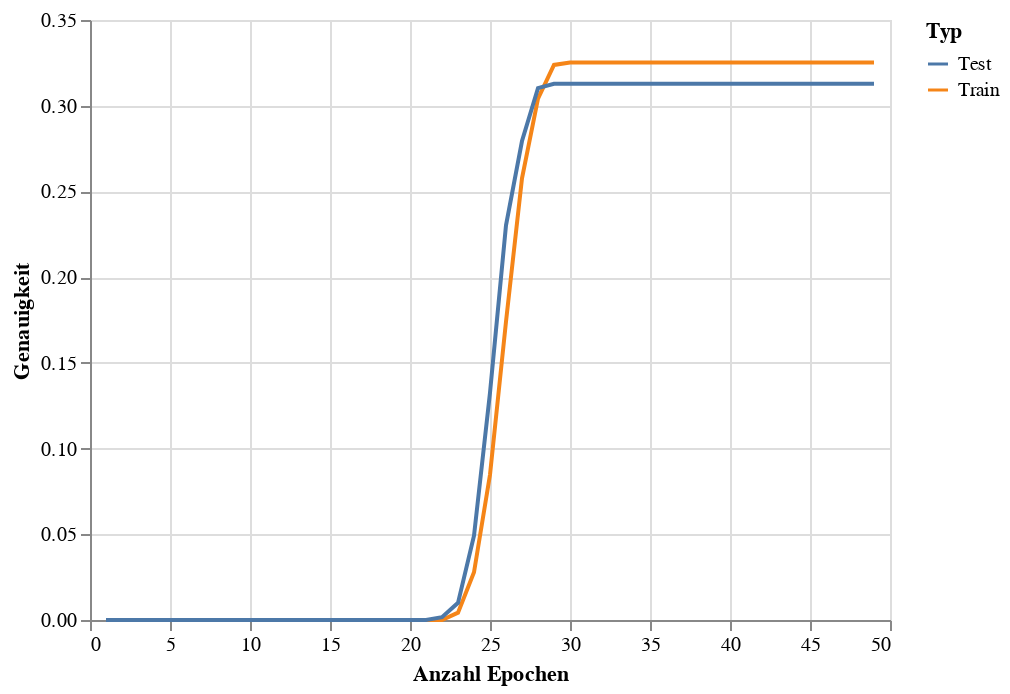

The notebook cell saved with this chart:
### Code cell
train_eval_accuracy_chart = alt.Chart(accuracy_df).mark_line().encode(
    x = alt.X('Epoch',title='Anzahl Epochen'),
    y = alt.Y('Accuracy',title='Genauigkeit'),
    color = alt.Color('Type',title='Typ')
)
train_eval_accuracy_chart

### Figure 1 — Vega-Lite specification as saved in the notebook (floating-point values rounded to 4 significant figures)
{"config": {"view": {"continuousWidth": 400, "continuousHeight": 300}}, "data": {"name": "data-7b894e430d3d0c5cd83947c1f209d113"}, "mark": "line", "encoding": {"color": {"field": "Type", "title": "Typ", "type": "nominal"}, "x": {"field": "Epoch", "title": "Anzahl Epochen", "type": "quantitative"}, "y": {"field": "Accuracy", "title": "Genauigkeit", "type": "quantitative"}}, "$schema": "https://vega.github.io/schema/vega-lite/v4.17.0.json", "datasets": {"data-7b894e430d3d0c5cd83947c1f209d113": [{"Epoch": 1, "Accuracy": 0.0, "Type": "Train"}, {"Epoch": 2, "Accuracy": 0.0, "Type": "Train"}, {"Epoch": 3, "Accuracy": 0.0, "Type": "Train"}, {"Epoch": 4, "Accuracy": 0.0, "Type": "Train"}, {"Epoch": 5, "Accuracy": 0.0, "Type": "Train"}, {"Epoch": 6, "Accuracy": 0.0, "Type": "Train"}, {"Epoch": 7, "Accuracy": 0.0, "Type": "Train"}, {"Epoch": 8, "Accuracy": 0.0, "Type": "Train"}, {"Epoch": 9, "Accuracy": 0.0, "Type": "Train"}, {"Epoch": 10, "Accuracy": 0.0, "Type": "Train"}, {"Epoch": 11, "Accuracy": 0.0, "Type": "Train"}, {"Epoch": 12, "Accuracy": 0.0, "Type": "Train"}, {"Epoch": 13, "Accuracy": 0.0, "Type": "Train"}, {"Epoch": 14, "Accuracy": 0.0, "Type": "Train"}, {"Epoch": 15, "Accuracy": 0.0, "Type": "Train"}, {"Epoch": 16, "Accuracy": 0.0, "Type": "Train"}, {"Epoch": 17, "Accuracy": 0.0, "Type": "Train"}, {"Epoch": 18, "Accuracy": 0.0, "Type": "Train"}, {"Epoch": 19, "Accuracy": 0.0, "Type": "Train"}, {"Epoch": 20, "Accuracy": 0.0, "Type": "Train"}, {"Epoch": 21, "Accuracy": 0.0, "Type": "Train"}, {"Epoch": 22, "Accuracy": 0.0, "Type": "Train"}, {"Epoch": 23, "Accuracy": 0.004289, "Type": "Train"}, {"Epoch": 24, "Accuracy": 0.02788, "Type": "Train"}, {"Epoch": 25, "Accuracy": 0.0847, "Type": "Train"}, {"Epoch": 26, "Accuracy": 0.1741, "Type": "Train"}, {"Epoch": 27, "Accuracy": 0.2577, "Type": "Train"}, {"Epoch": 28, "Accuracy": 0.3041, "Type": "Train"}, {"Epoch": 29, "Accuracy": 0.3238, "Type": "Train"}, {"Epoch": 30, "Accuracy": 0.3252, "Type": "Train"}, {"Epoch": 31, "Accuracy": 0.3252, "Type": "Train"}, {"Epoch": 32, "Accuracy": 0.3252, "Type": "Train"}, {"Epoch": 33, "Accuracy": 0.3252, "Type": "Train"}, {"Epoch": 34, "Accuracy": 0.3252, "Type": "Train"}, {"Epoch": 35, "Accuracy": 0.3252, "Type": "Train"}, {"Epoch": 36, "Accuracy": 0.3252, "Type": "Train"}, {"Epoch": 37, "Accuracy": 0.3252, "Type": "Train"}, {"Epoch": 38, "Accuracy": 0.3252, "Type": "Train"}, {"Epoch": 39, "Accuracy": 0.3252, "Type": "Train"}, {"Epoch": 40, "Accuracy": 0.3252, "Type": "Train"}, {"Epoch": 41, "Accuracy": 0.3252, "Type": "Train"}, {"Epoch": 42, "Accuracy": 0.3252, "Type": "Train"}, {"Epoch": 43, "Accuracy": 0.3252, "Type": "Train"}, {"Epoch": 44, "Accuracy": 0.3252, "Type": "Train"}, {"Epoch": 45, "Accuracy": 0.3252, "Type": "Train"}, {"Epoch": 46, "Accuracy": 0.3252, "Type": "Train"}, {"Epoch": 47, "Accuracy": 0.3252, "Type": "Train"}, {"Epoch": 48, "Accuracy": 0.3252, "Type": "Train"}, {"Epoch": 49, "Accuracy": 0.3252, "Type": "Train"}, {"Epoch": 1, "Accuracy": 0.0, "Type": "Test"}, {"Epoch": 2, "Accuracy": 0.0, "Type": "Test"}, {"Epoch": 3, "Accuracy": 0.0, "Type": "Test"}, {"Epoch": 4, "Accuracy": 0.0, "Type": "Test"}, {"Epoch": 5, "Accuracy": 0.0, "Type": "Test"}, {"Epoch": 6, "Accuracy": 0.0, "Type": "Test"}, {"Epoch": 7, "Accuracy": 0.0, "Type": "Test"}, {"Epoch": 8, "Accuracy": 0.0, "Type": "Test"}, {"Epoch": 9, "Accuracy": 0.0, "Type": "Test"}, {"Epoch": 10, "Accuracy": 0.0, "Type": "Test"}, {"Epoch": 11, "Accuracy": 0.0, "Type": "Test"}, {"Epoch": 12, "Accuracy": 0.0, "Type": "Test"}, {"Epoch": 13, "Accuracy": 0.0, "Type": "Test"}, {"Epoch": 14, "Accuracy": 0.0, "Type": "Test"}, {"Epoch": 15, "Accuracy": 0.0, "Type": "Test"}, {"Epoch": 16, "Accuracy": 0.0, "Type": "Test"}, {"Epoch": 17, "Accuracy": 0.0, "Type": "Test"}, {"Epoch": 18, "Accuracy": 0.0, "Type": "Test"}, {"Epoch": 19, "Accuracy": 0.0, "Type": "Test"}, {"Epoch": 20, "Accuracy": 0.0, "Type": "Test"}, {"Epoch": 21, "Accuracy": 0.0, "Type": "Test"}, {"Epoch": 22, "Accuracy": 0.001668, "Type": "Test"}, {"Epoch": 23, "Accuracy": 0.01001, "Type": "Test"}, {"Epoch": 24, "Accuracy": 0.04921, "Type": "Test"}, {"Epoch": 25, "Accuracy": 0.1326, "Type": "Test"}, {"Epoch": 26, "Accuracy": 0.2302, "Type": "Test"}, {"Epoch": 27, "Accuracy": 0.2794, "Type": "Test"}, {"Epoch": 28, "Accuracy": 0.3103, "Type": "Test"}, {"Epoch": 29, "Accuracy": 0.3128, "Type": "Test"}, {"Epoch": 30, "Accuracy": 0.3128, "Type": "Test"}, {"Epoch": 31, "Accuracy": 0.3128, "Type": "Test"}, {"Epoch": 32, "Accuracy": 0.3128, "Type": "Test"}, {"Epoch": 33, "Accuracy": 0.3128, "Type": "Test"}, {"Epoch": 34, "Accuracy": 0.3128, "Type": "Test"}, {"Epoch": 35, "Accuracy": 0.3128, "Type": "Test"}, {"Epoch": 36, "Accuracy": 0.3128, "Type": "Test"}, {"Epoch": 37, "Accuracy": 0.3128, "Type": "Test"}, {"Epoch": 38, "Accuracy": 0.3128, "Type": "Test"}, {"Epoch": 39, "Accuracy": 0.3128, "Type": "Test"}, {"Epoch": 40, "Accuracy": 0.3128, "Type": "Test"}, {"Epoch": 41, "Accuracy": 0.3128, "Type": "Test"}, {"Epoch": 42, "Accuracy": 0.3128, "Type": "Test"}, {"Epoch": 43, "Accuracy": 0.3128, "Type": "Test"}, {"Epoch": 44, "Accuracy": 0.3128, "Type": "Test"}, {"Epoch": 45, "Accuracy": 0.3128, "Type": "Test"}, {"Epoch": 46, "Accuracy": 0.3128, "Type": "Test"}, {"Epoch": 47, "Accuracy": 0.3128, "Type": "Test"}, {"Epoch": 48, "Accuracy": 0.3128, "Type": "Test"}, {"Epoch": 49, "Accuracy": 0.3128, "Type": "Test"}]}}
